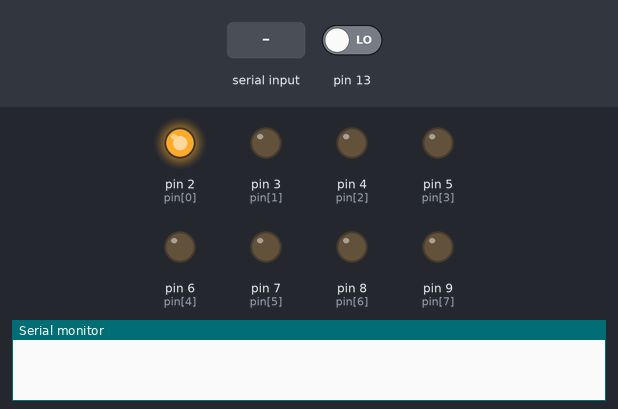
Simulated run of this sketch. Board: Arduino Uno, built with avr-gcc and run on an emulated ATmega328P. Parts: output pins drawn as LEDs (lit = HIGH), the last lines printed to the serial monitor. The test bench sets the inputs (shaded band); at power-on: pin 13 LOW.

Above: at 1.3 s.
1.4 s: "90,45\n" received over Serial
At 2.9 s:
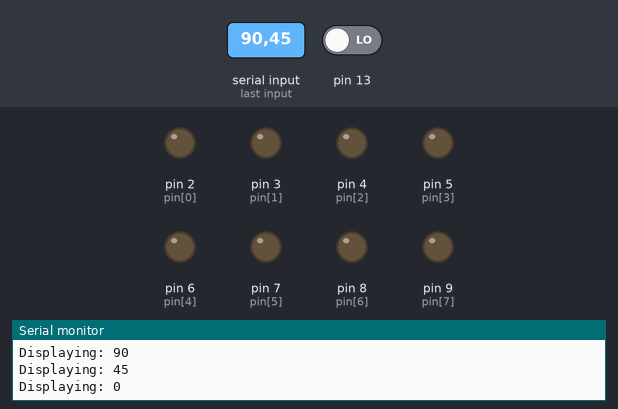
3.9 s: "30,150\n" received over Serial
At 4.7 s:
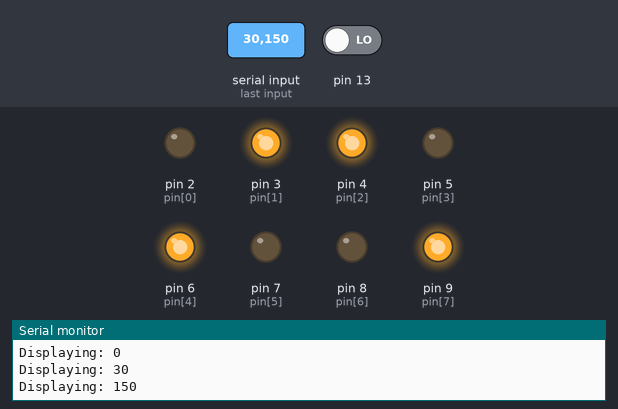
6.4 s: "5\n" received over Serial
At 7.0 s:
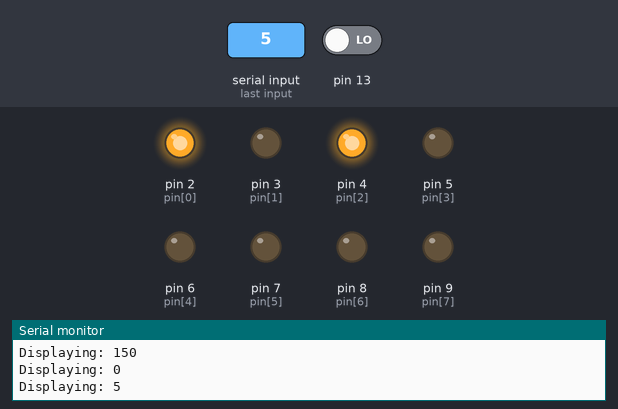
8.9 s: "200\n" received over Serial
At 9.7 s:
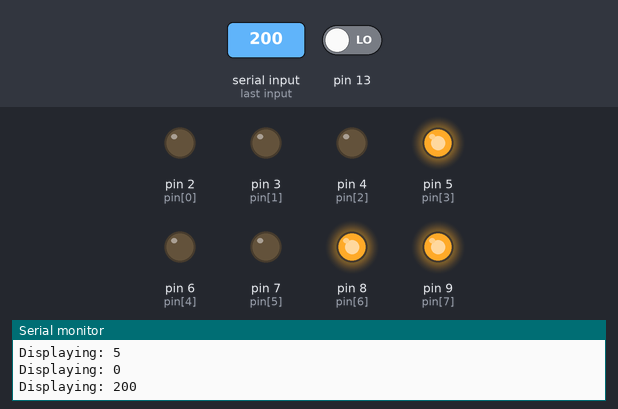
11.4 s: pin 13 driven HIGH
At 11.9 s:
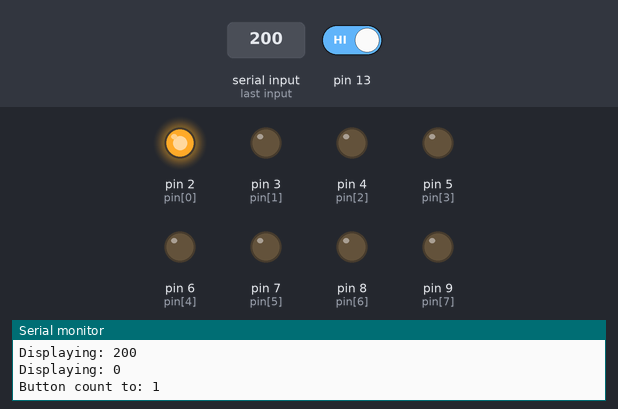
12.9 s: "90\n" received over Serial
At 13.2 s:
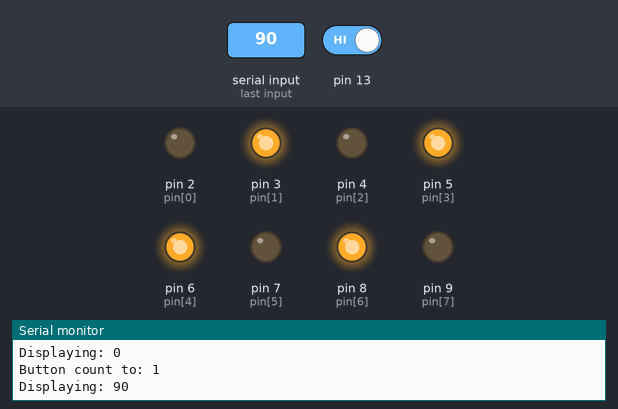
Timing chart, 0 to 15.9 s (numbered marks = the images above; inputs shaded):
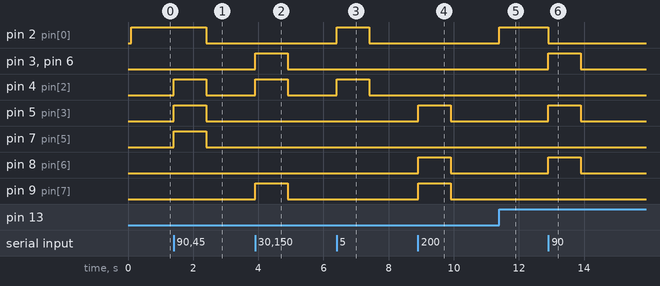

The sketch:

DisplayBinary.ino
```cpp
/*
  Binary Counter

  Demonstration code for a display in Birkdale High School

  Written for Hardware and Pi programming clubs.
 */

// variables we will need to use later on
int pin[] = {2,3,4,5,6,7,8,9};
int pinAmount = sizeof(pin)/sizeof(int);
int buttonState = 0;
byte count = 1;
bool buttonDown = false;

// the setup function runs once when you press reset or power the board
void setup() {
  pinMode(13, INPUT);
  // initialize digital pin 13 as an output.
  for(int i = 0; i < pinAmount; i++){
    pinMode(pin[i], OUTPUT);
  }
  delay(100);
  Serial.begin(9600);
}

// the loop function runs over and over again forever
void loop() {
  buttonState = digitalRead(13);

  // check if the pushbutton is pressed.
  // if it is, the buttonState is HIGH:
  if (buttonState == HIGH && buttonDown == false) {
    buttonDown = true;
    count++;
    Serial.print("Button count to: ");
    Serial.println(count);
  }
  if (buttonState == LOW){
    buttonDown = false;
  }

  for(int i = 0; i <= 8; i++){
    if(bitRead(count, i)){
      digitalWrite(pin[i], HIGH);
    } else {
      digitalWrite(pin[i], LOW);
    }
  }

  if(Serial.available() > 0){
    count = Serial.parseInt();
    Serial.print("Displaying: ");
    Serial.println(count, DEC);
  }

}
```

Measured:
- after the input at 1.4 s, pin 2 (pin[0]): HIGH → LOW after 1.0 s; pin 4 (pin[2]), pin 5 (pin[3]), pin 7 (pin[5]): LOW → HIGH at once, → LOW 1.0 s later
- after the input at 3.9 s, pin 3 (pin[1]), pin 4 (pin[2]), pin 6 (pin[4]), pin 9 (pin[7]): LOW → HIGH at once, → LOW 1.0 s later
- after the input at 6.4 s, pin 2 (pin[0]), pin 4 (pin[2]): LOW → HIGH at once, → LOW 1.0 s later
- after the input at 8.9 s, pin 5 (pin[3]), pin 8 (pin[6]), pin 9 (pin[7]): LOW → HIGH at once, → LOW 1.0 s later
- after the input at 11.4 s, pin 2 (pin[0]): LOW → HIGH at once
- after the input at 12.9 s, pin 2 (pin[0]): HIGH → LOW at once; pin 3 (pin[1]), pin 5 (pin[3]), pin 6 (pin[4]), pin 8 (pin[6]): LOW → HIGH at once, → LOW 1.0 s later
